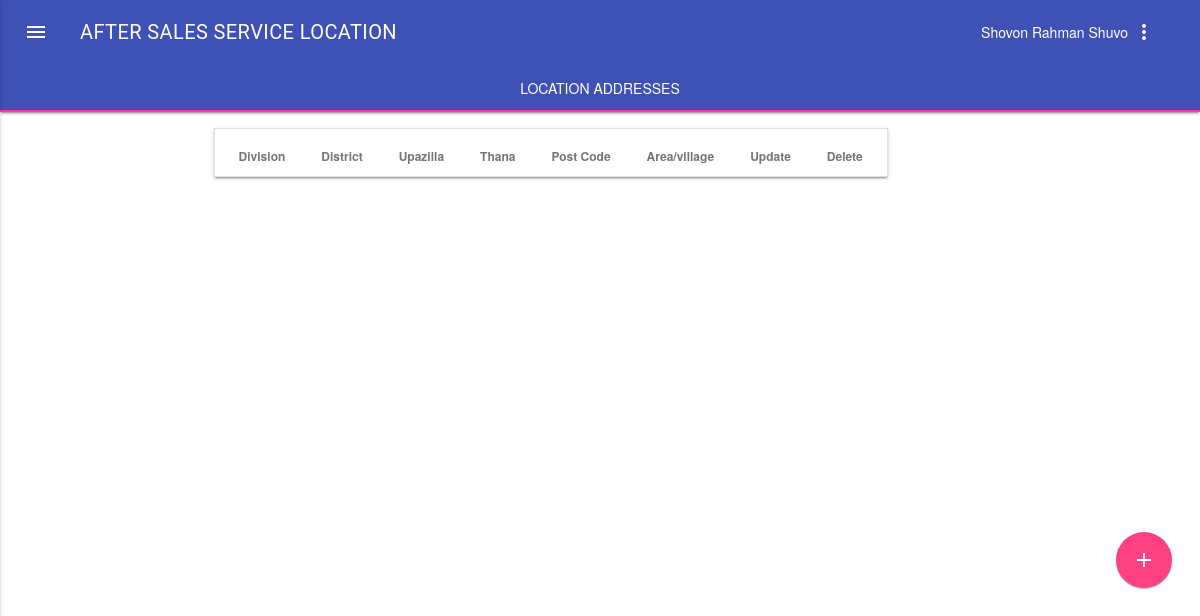
The page /admin/after_sale.php (signed in) on the database as committed earlier.
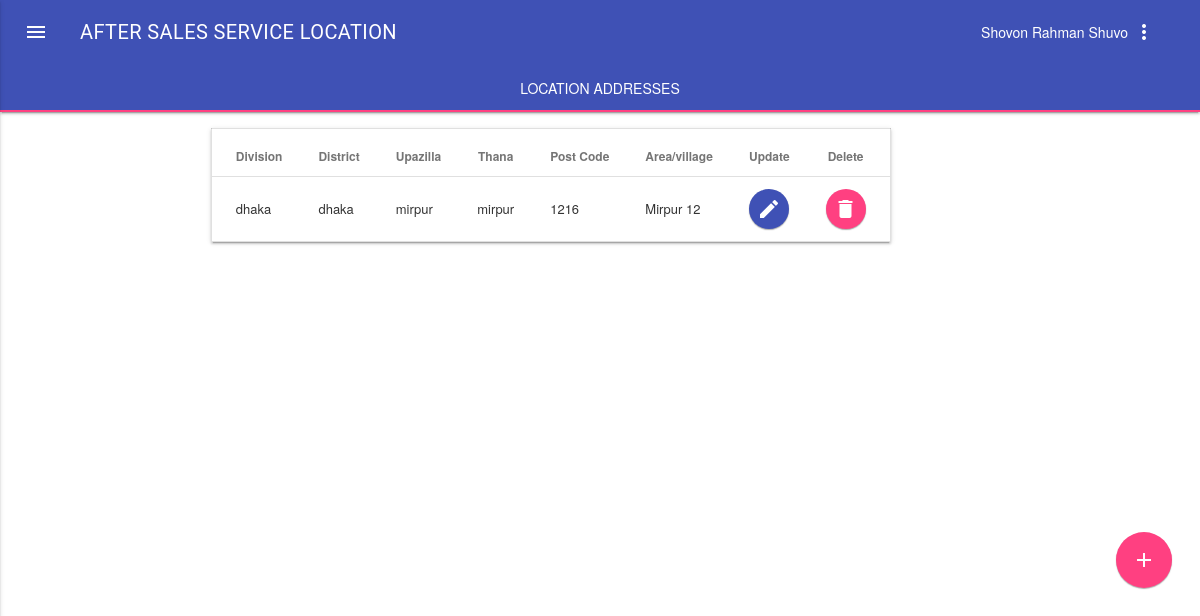
The same page on the database as committed later.
### tables this page shows
CREATE TABLE `after_sale_service_location` (
  `id` int(16) NOT NULL,
  `division` varchar(32) NOT NULL,
  `district` varchar(32) NOT NULL,
  `upazilla` varchar(32) NOT NULL,
  `thana` varchar(32) NOT NULL,
  `post_code` varchar(32) NOT NULL,
  `area_village` varchar(32) NOT NULL
);

### admin/after_sale.php (the view, shortened to what this page needs)
<!doctype html>
<html lang=''>
<head>
    <link rel="stylesheet" href="../vendor/mdl/material.css">
    <link rel='stylesheet prefetch' href='https://cdnjs.cloudflare.com/ajax/libs/dialog-polyfill/0.4.2/dialog-polyfill.min.css'>
    <link rel="stylesheet" href="../css/master.css">
    <link rel="stylesheet" href="../css/dropdown.css">
    <link rel="stylesheet" href="../vendor/bootstrap/css/bootstrap.css">
</head>
<body>
<?php
    include '../scripts/db.php';
    $query = "SELECT id,division,district,upazilla,thana,post_code,area_village from after_sale_service_location";
    $result = $conn->query($query);
?>
<div class="mdl-layout mdl-js-layout mdl-layout--fixed-header
            mdl-layout--fixed-tabs">
    <header class="mdl-layout__header">
        <div class="mdl-layout__header-row">
            <span class="mdl-layout-title">AFTER SALES SERVICE LOCATION</span>
            <span class=""><?php echo $_SESSION['admin_name']?></span>
            <span>
                <button id="demo-menu-lower-right"
                        class="mdl-button mdl-js-button mdl-button--icon">
                    <i class="material-icons">more_vert</i>
                </button>
            </span>
        </div>
        <div class="mdl-layout__tab-bar mdl-js-ripple-effect">
            <a href="#fixed-tab-1" class="mdl-layout__tab is-active">LOCATION ADDRESSES</a>
        </div>
    </header>
    <main class="mdl-layout__content">
            <div class="floating_btn">
                <button class="mdl-button mdl-js-button mdl-button--fab mdl-js-ripple-effect mdl-button--colored">
                    <i class="material-icons">add</i>
                </button>
            </div>
        <section class="mdl-layout__tab-panel is-active" id="fixed-tab-1">
            <div class="page-content">
                <div class="mdl-grid">
                        <div class="mdl-cell mdl-cell--11-col">
                                <table align="center" class="mdl-data-table mdl-js-data-table  mdl-shadow--2dp dl-data-table--selectable">
                                <div class="text-center">
                                <thead>
                                    <tr>
                                        <th style="text-align: center" class="mdl-data-table__cell--non-numeric">Division</th>
                                        <th style="text-align: center">District</th>
                                        <th style="text-align: center">Upazilla</th>
                                        <th style="text-align: center">Thana</th>
                                        <th style="text-align: center">Post Code</th>
                                        <th style="text-align: center ">Area/village</th>
                                        <th style="text-align: center">Update</th>
                                        <th style="text-align: center">Delete</th>
                                    </tr>
                                </thead>
                                <tbody>
                                    <?php
                                        while($row = $result->fetch_assoc()){
                                        $division=$row['division'];
                                        $district=$row['district'];
                                        $upazilla=$row['upazilla'];
                                        $thana=$row['thana'];
                                        $post_code=$row['post_code'];
                                        $area_village=$row['area_village'];
                                    ?>
                                        <tr>
                                            <td class="mdl-data-table__cell--non-numeric"><?php echo $division ?></td>
                                            <td><?php echo $district ?></td>
                                            <td><?php echo $upazilla ?></td>
                                            <td><?php echo $thana ?></td>
                                            <td><?php echo $post_code ?></td>
                                            <td><?php echo $area_village ?></td>
                                            <td>
                                                <button class="mdl-button mdl-js-button mdl-button--fab mdl-button--mini-fab mdl-button--primary">
                                                    <i class="material-icons">&#xE150;</i>
                                                </button>
                                            </td>
                                            <td>
                                                <button class="mdl-button mdl-js-button mdl-button--fab mdl-button--mini-fab mdl-button--accent">
                                                    <i class="material-icons">&#xE872;</i>
                                                </button>
                                            </td>
                                        </tr>
                                    <?php
                                        }
                                    ?>
                                </tbody>
                                </div>
                            </table>
                            </div>
                        <div class="mdl-cell mdl-cell--1-col"></div>
                </div>
            </div>
        </section>
    </main>
</div>
</body>
<html>

### css/master.css (style rules this page uses)
.text-center { text-align: center; }
.floating_btn { z-index: 9999; margin-top: 35%; margin-left: 93%; position:fixed; }

Rows that differ between the two databases and show on the page:
added after_sale_service_location: division "dhaka", district "dhaka", upazilla "mirpur", thana "mirpur", post_code "1216", area_village "Mirpur 12"
